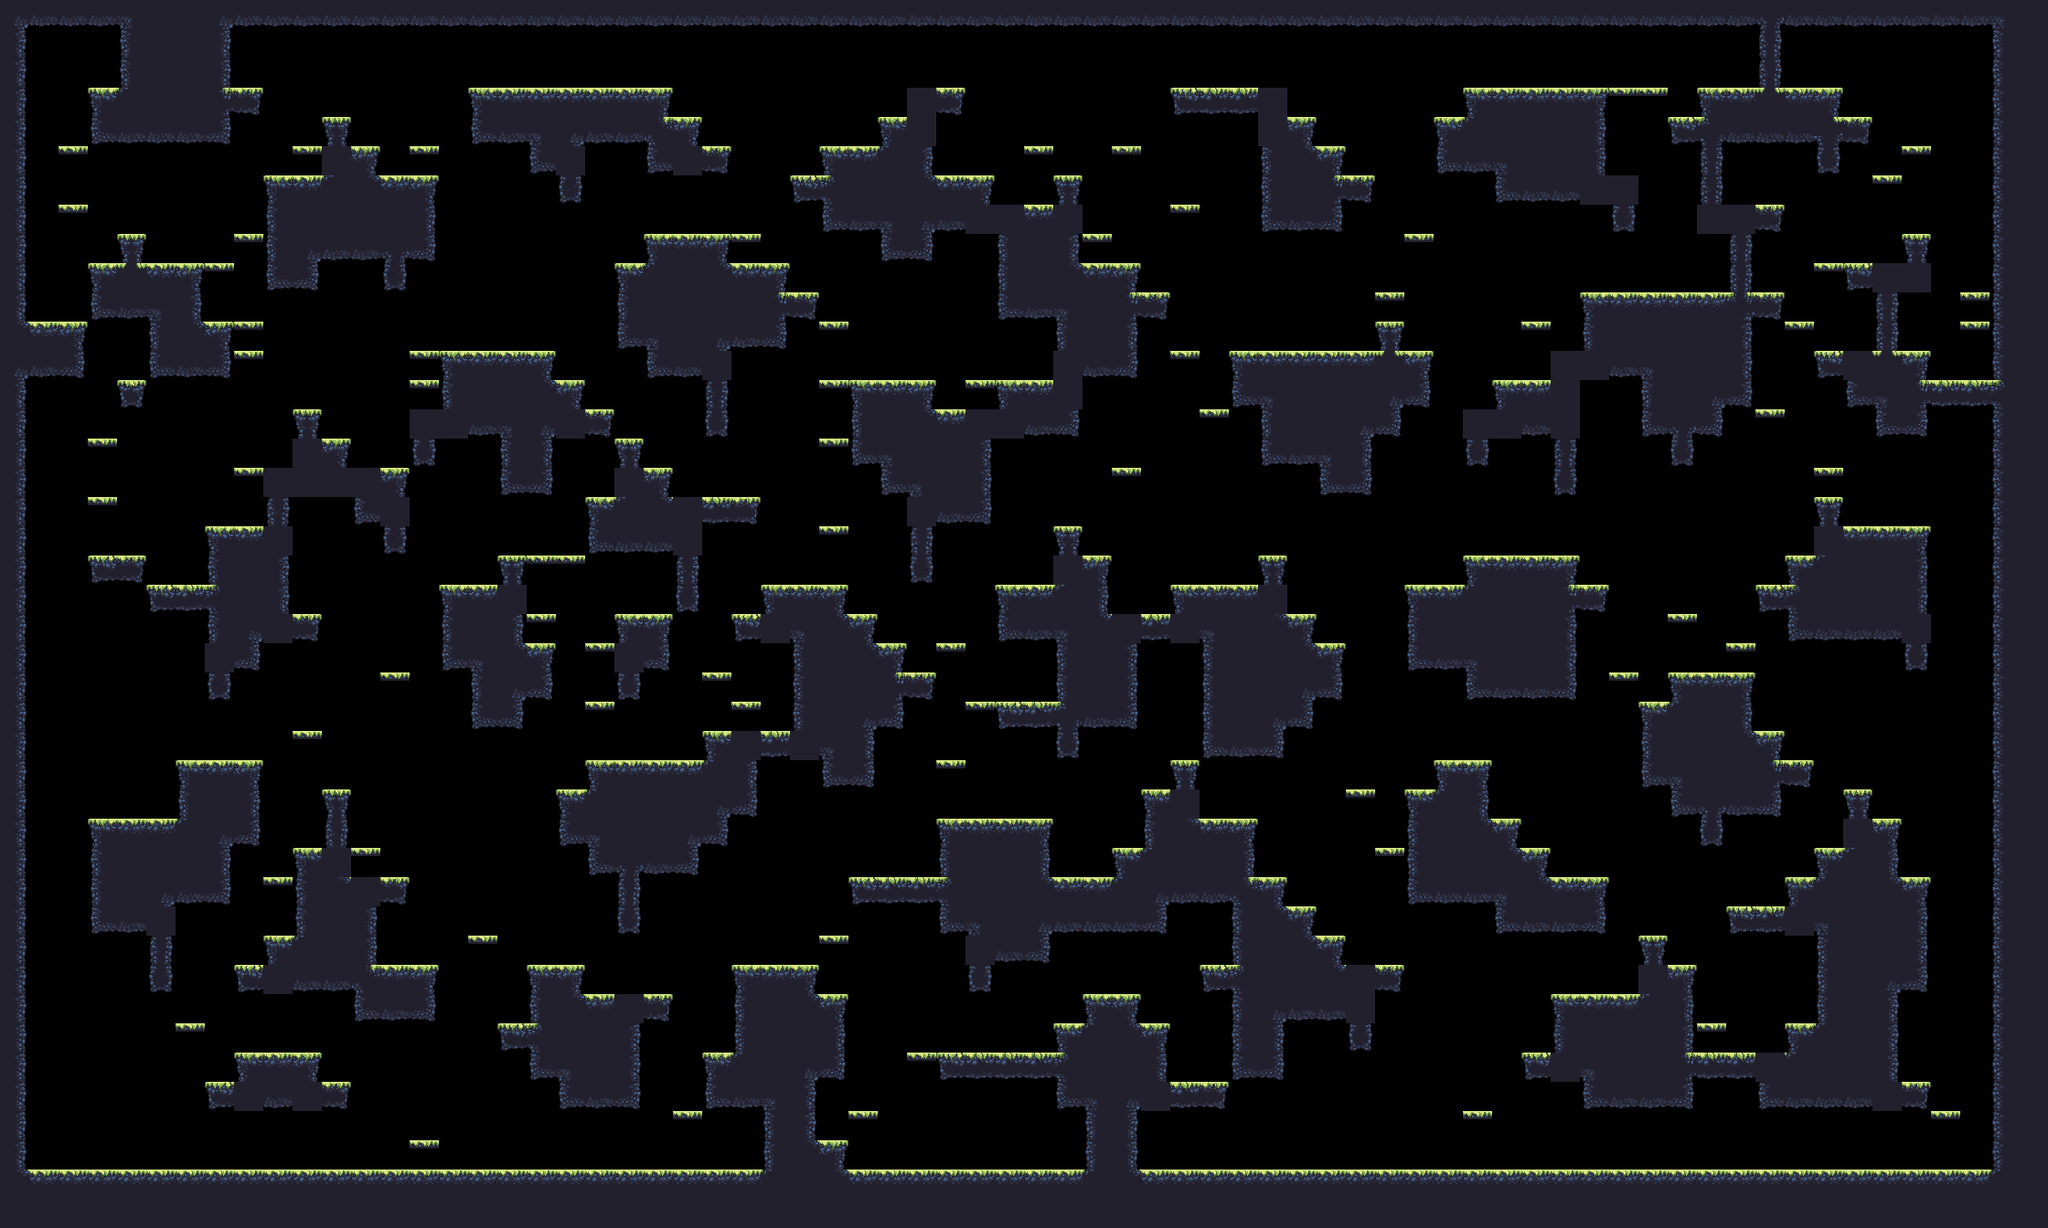

This is a level from a 2D game, rendered from its Tiled map with the project's own tilesets. A one-line summary and the map file follow, with tile-layer data summarised:
An orthogonal 70x42 tile map with 32x32 px tiles, 1 tile layer (main) and 17 objects (9x spawn, spawnPlayer0, spawnCrown0, spawnPlayer1, spawnCrown1, ...).

<map compressionlevel="0" height="42" infinite="0" nextlayerid="3" nextobjectid="4" orientation="orthogonal" renderorder="right-down" tiledversion="1.3.2" tileheight="32" tilewidth="32" version="1.2" width="70">
 <tileset firstgid="1" source="forest_summer_tile_set.tsx" />
 <layer height="42" id="1" name="main" width="70">
  <data>[2940 cells, 1283 non-empty, 29 distinct tile ids]</data>
 </layer>
 <objectgroup><object id="1" name="spawnPlayer0" x="96" y="240.0" /><object id="2" name="spawnCrown0" x="160" y="208.0" /><object id="3" name="spawnPlayer1" x="2048" y="80.0" /><object id="4" name="spawnCrown1" x="2048" y="240.0" /><object id="5" name="spawnPlayer2" x="64" y="1232.0" /><object id="6" name="spawnCrown2" x="64" y="1232.0" /><object id="7" name="spawnPlayer3" x="1888" y="1232.0" /><object id="8" name="spawnCrown3" x="2144" y="1232.0" /><object id="9" name="spawn" x="1120" y="1232.0" /><object id="10" name="spawn" x="64" y="304.0" /><object id="11" name="spawn" x="1088" y="848.0" /><object id="12" name="spawn" x="352" y="816.0" /><object id="13" name="spawn" x="992" y="368.0" /><object id="14" name="spawn" x="1440" y="80.0" /><object id="15" name="spawn" x="1728" y="912.0" /><object id="16" name="spawn" x="64" y="1232.0" /><object id="17" name="spawn" x="96" y="1232.0" /></objectgroup></map>
